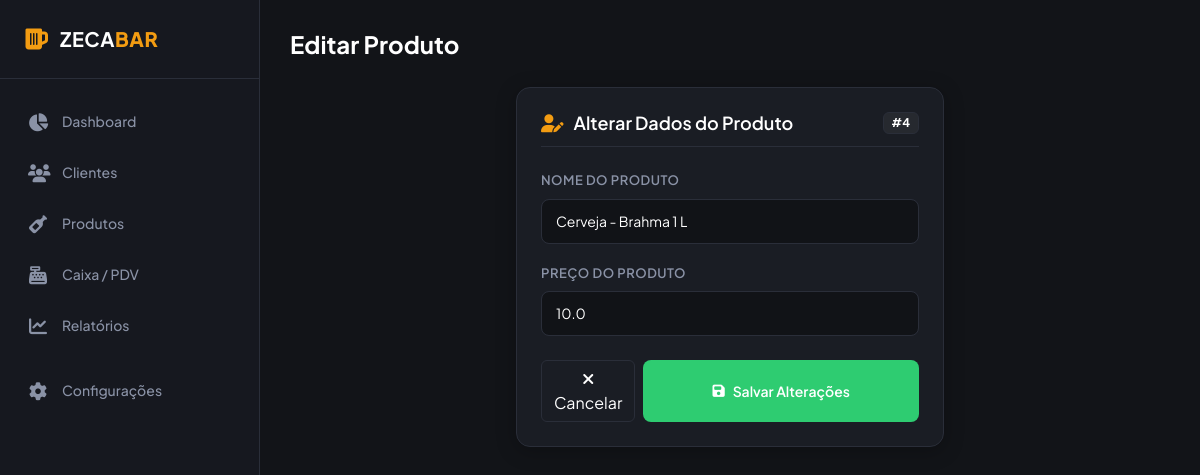
Page /produtos/4/editar on the committed database.
### tables this page shows
CREATE TABLE produtos (
    id INTEGER PRIMARY KEY AUTOINCREMENT,
    nome TEXT NOT NULL,
    preco REAL NOT NULL
);

### app.py (the view, shortened to what this page needs)
@app.route('/produtos/<int:id>/editar', methods=['GET', 'POST'])
def editar_produto(id):
    conn = conection()
    cursor = conn.cursor()
    dados = cursor.execute('SELECT * FROM produtos WHERE id = ?',
                           (id,)).fetchone()
    conn.close()
    return render_template('editar_produto.html', dados=dados)

### conexao.py (called while the page is built)
def conection():
    conexao = sqlite3.connect('database.db')
    return conexao

### templates/editar_produto.html (shortened to what this page needs)
{% extends "base.html" %}
{% block content %}
<header class="header-section">
    <div class="page-title">
        <h2>Editar Produto</h2>
    </div>
</header>
<div class="row justify-content-center">
    <div class="col-lg-6">
        <div class="custom-card">
            <div class="card-header-custom">
                <h3><i class="fa-solid fa-user-pen"></i> Alterar Dados do Produto</h3>
                <span class="badge badge-regular" style="background-color: rgba(255, 255, 255, 0.05); color: #fff; border: 1px solid var(--border-color);">
                    #{{dados[0]}}
                </span>
            </div>
            <form method="POST">
                <div class="mb-3">
                    <label for="nomeProduto" class="form-label">Nome do Produto</label>
                    <input type="text" class="form-control" id="nomeProduto" name="nome" value="{{dados[1]}}" placeholder="Ex: Cerveja " required autofocus>
                </div>
                <div class="mb-3">
                    <label for="precoProduto" class="form-label">Preço do Produto</label>
                    <input type="number" step="0.01" class="form-control" id="precoProduto" name="preco" value="{{dados[2]}}" placeholder="Ex: R$ 4.00 " required autofocus>
                </div>
                <div class="d-flex justify-content-end gap-2 mt-4">
                    <a href="{{ url_for('produtos') }}" class="btn btn-secondary" style="background-color: transparent; border: 1px solid var(--border-color); color: #fff;">
                        <i class="fa-solid fa-xmark"></i> Cancelar
                    </a>
                    <button type="submit" class="btn-accent">
                        <i class="fa-solid fa-floppy-disk"></i> Salvar Alterações
                    </button>
                </div>
            </form>
        </div>
    </div>
</div>
{% endblock %}

### static/css/style.css (style rules this page uses)
:root { --bg-dark: #121418; --card-bg: #1a1d24; --sidebar-bg: #16181f; --accent-green: #2ecc71; --accent-green-hover: #27ae60; --accent-gold: #f39c12; --text-main: #f8f9fa; --text-muted: #8a92a6; --border-color: #2a2e39; --input-bg: #111317; }
body { font-family: 'Plus Jakarta Sans', sans-serif; background-color: var(--bg-dark); color: var(--text-main); overflow-x: hidden; margin: 0; padding: 0; }
.header-section { display: flex; justify-content: space-between; align-items: center; margin-bottom: 28px; }
.page-title h2 { font-size: 24px; font-weight: 700; margin: 0; color: #fff; }
.custom-card { background-color: var(--card-bg); border: 1px solid var(--border-color); border-radius: 14px; padding: 24px; box-shadow: 0 4px 20px rgba(0, 0, 0, 0.25); margin-bottom: 24px; }
.card-header-custom { display: flex; justify-content: space-between; align-items: center; margin-bottom: 20px; padding-bottom: 12px; border-bottom: 1px solid var(--border-color); }
.card-header-custom h3 { font-size: 18px; font-weight: 600; margin: 0; display: flex; align-items: center; gap: 10px; color: #fff; }
.card-header-custom h3 i { color: var(--accent-gold); }
.form-label { color: var(--text-muted); font-size: 13px; font-weight: 600; margin-bottom: 8px; text-transform: uppercase; letter-spacing: 0.5px; }
.form-control, .form-select { background-color: var(--input-bg); border: 1px solid var(--border-color); border-radius: 8px; color: #fff; padding: 11px 14px; font-size: 14px; }
.form-control::placeholder { color: #555b6e; }
.btn-accent { background-color: var(--accent-green); color: #fff; border: none; border-radius: 8px; padding: 12px 20px; font-weight: 600; font-size: 14px; width: 100%; display: flex; align-items: center; justify-content: center; gap: 8px; transition: all 0.2s ease; cursor: pointer; }
.badge-regular { background-color: rgba(46, 204, 113, 0.15); color: var(--accent-green); border: 1px solid rgba(46, 204, 113, 0.3); }

### rows in the picture
produtos: id "4", nome "Cerveja - Brahma 1 L", preco "10.0"
